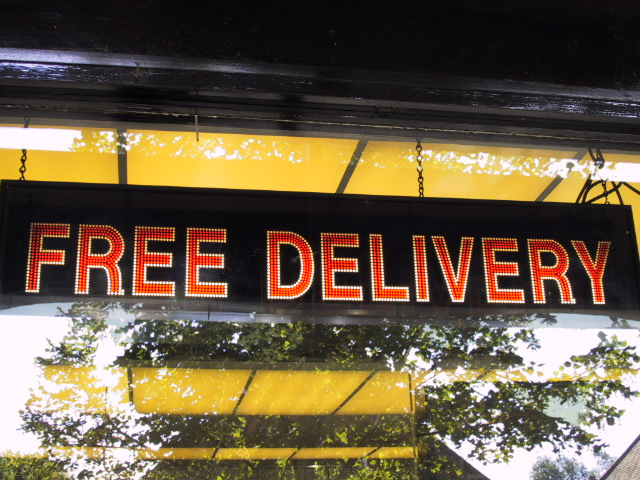
#> input picture images/free.jpg, 640 x 480 px
$ python testingOpenCV.py
#> lines starting #> are read from the running program, lines starting #| are printed output that depends on the picture; after the words box and inside, x2 and y2 are one past the last pixel; in counts of white or black regions, pixels touching at a corner belong together
import cv2
import numpy as np
import matplotlib.pyplot as plt


def testAffine():
	img = cv2.imread('drawing.jpg')
	rows,cols,ch = img.shape

	pts1 = np.float32([[33,34],[138,34],[33,140]])
	pts2 = np.float32([[10,100],[200,50],[100,250]])

	M = cv2.getAffineTransform(pts1,pts2)

	dst = cv2.warpAffine(img,M,(cols,rows))

	plt.subplot(121),plt.imshow(img),plt.title('Input')
	plt.subplot(122),plt.imshow(dst),plt.title('Output')
	plt.show()

def testPersTransformation():
	img = cv2.imread('sudokusmall.jpg')
	rows,cols,ch = img.shape

	pts1 = np.float32([[30,32],[15,188],[182,24],[194,191]])
	pts2 = np.float32([[0,0],[0,300],[300,0],[300,300]])

	M = cv2.getPerspectiveTransform(pts1,pts2)

	dst = cv2.warpPerspective(img,M,(300,300))

	plt.subplot(121),plt.imshow(img),plt.title('Input')
	plt.subplot(122),plt.imshow(dst),plt.title('Output')
	plt.show()

def testImgThreshod():
	#orig = cv2.imread('./images/lock.jpg',0)
	img = cv2.imread('./images/free.jpg',0) #comp.jpg eme.jpg building.jpg lock.jpg food.jpg
#> img: shape (480, 640); min 1, max 255, mean 94.7
	# [7 lines of commented-out code are left out]

	ret,gth1 = cv2.threshold(img,5,255,cv2.THRESH_TRUNC)
	ret,gth2 = cv2.threshold(img,5,255,cv2.THRESH_BINARY)
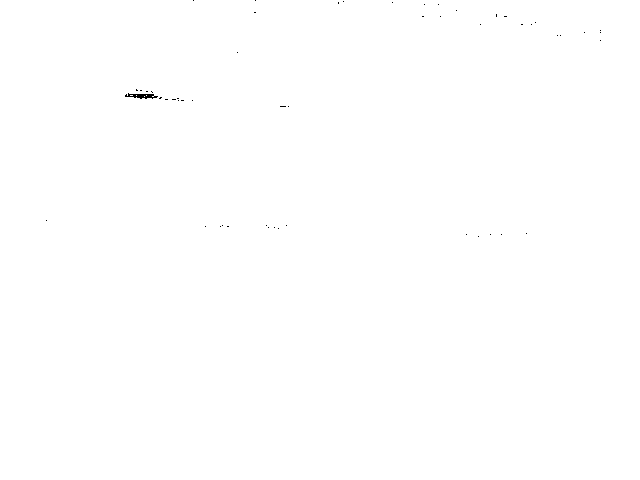
#> gth2: shape (480, 640); 99.9% white; black in thin lines or dots, all inside (x1, y1, x2, y2) = (46, 0, 601, 237)
	ret,gth3 = cv2.threshold(img,100,255,cv2.THRESH_TRUNC)
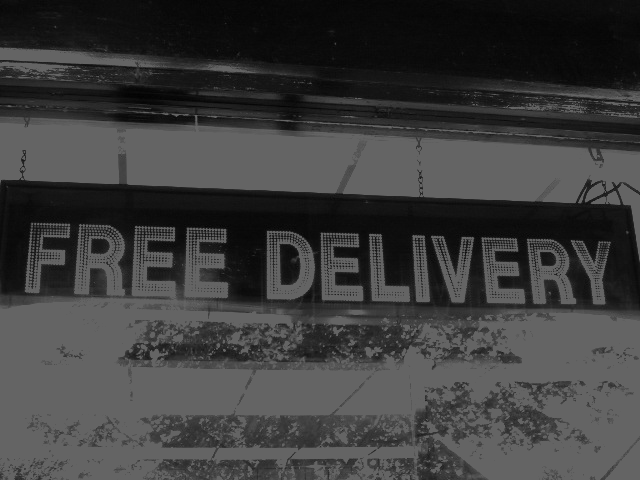
#> gth3: shape (480, 640); min 1, max 100, mean 60.9
	ret,gth4 = cv2.threshold(img,100,255,cv2.THRESH_BINARY)
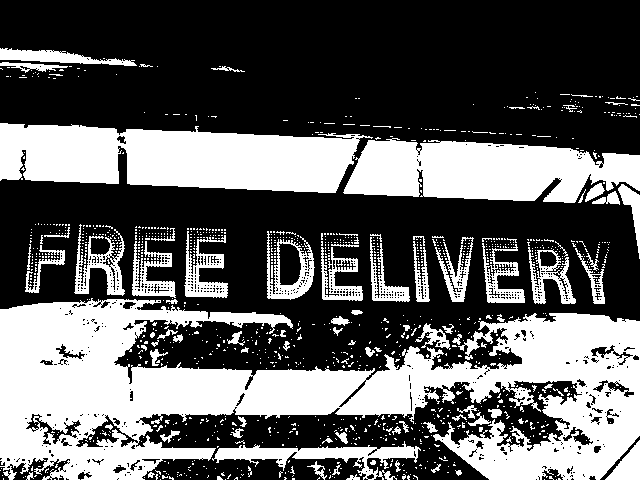
#> gth4: shape (480, 640); 37.7% white; 1178 white regions (1088 under 20 px), largest, box (x1, y1, x2, y2) and area: (0, 298, 640, 480) 59510, (0, 123, 373, 193) 19011, (343, 138, 640, 203) 13809
	ret,gth5 = cv2.threshold(img,200,255,cv2.THRESH_TRUNC)
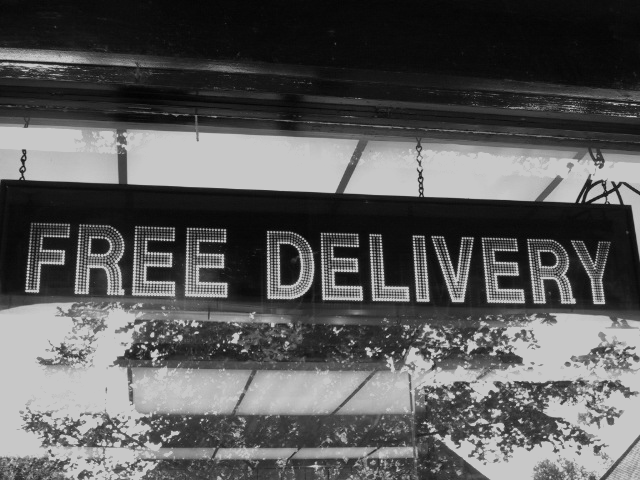
#> gth5: shape (480, 640); min 1, max 200, mean 89.8
	ret,gth6 = cv2.threshold(img,200,255,cv2.THRESH_BINARY)
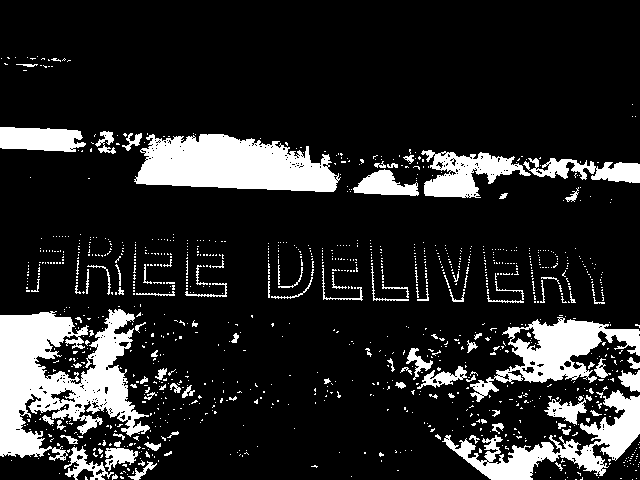
#> gth6: shape (480, 640); 15.6% white; 1144 white regions (1042 under 20 px), largest, box (x1, y1, x2, y2) and area: (0, 309, 150, 461) 12032, (134, 134, 341, 192) 8595, (442, 390, 640, 480) 5172

	th2 = cv2.adaptiveThreshold(img,255,cv2.ADAPTIVE_THRESH_MEAN_C, cv2.THRESH_BINARY,11,2)
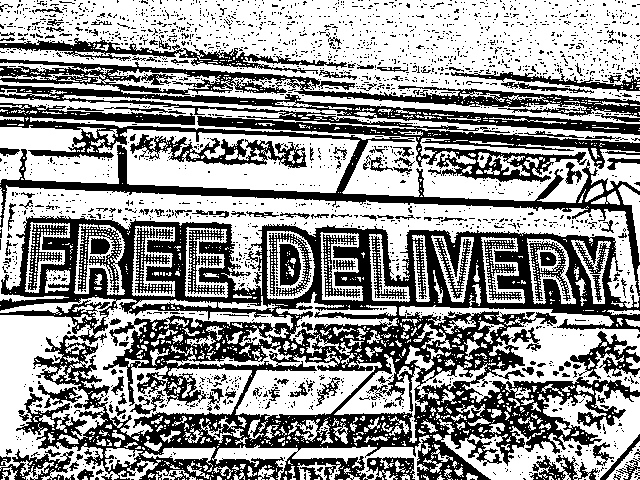
#> th2: shape (480, 640); 58.4% white; 2382 black regions (2220 under 20 px), largest, box (x1, y1, x2, y2) and area: (0, 216, 640, 480) 65147, (0, 59, 640, 182) 19856, (0, 103, 640, 296) 11684

	th3 = cv2.adaptiveThreshold(img,255,cv2.ADAPTIVE_THRESH_GAUSSIAN_C, cv2.THRESH_BINARY,11,2)
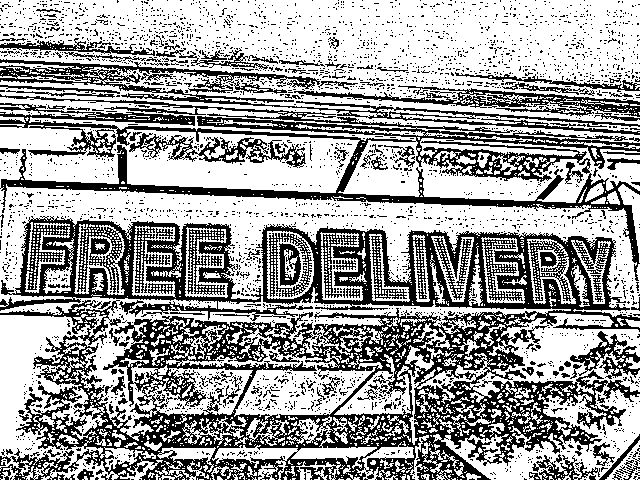
#> th3: shape (480, 640); 62.4% white; 3185 black regions (3054 under 20 px), largest, box (x1, y1, x2, y2) and area: (0, 216, 640, 480) 66988, (0, 94, 640, 281) 17424, (0, 59, 640, 135) 6158

	titles = ['Modified Image' , 'Global Thresholding (v = 5, trunc)',
	            'Global Thresholding (v = 5)', 'Global Thresholding (v = 100, trunc)', 'Global Thresholding (v = 100)', 'Global Thresholding (v = 200, trunc)',  'Global Thresholding (v = 200)', 'ADAPTIVE_THRESH_GAUSSIAN']
	images = [img, gth1, gth2, gth3, gth4, gth5, gth6, th3]

	for i in xrange(8):
	    plt.subplot(3,3,i+1),plt.imshow(images[i],'gray')
	    plt.title(titles[i])
	    plt.xticks([]),plt.yticks([])
	plt.show()

testImgThreshod()
